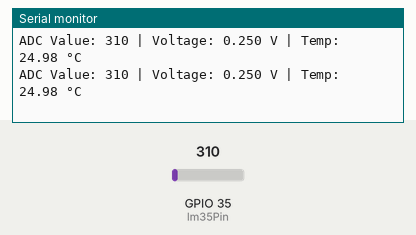
Bench run of a sketch on a simulated ESP32. Parts: the last lines printed to the serial monitor. Inputs (shaded band) come from the test bench; at power-on: GPIO 35 (lm35Pin) = 310.

Above: at 1.8 s.
1.9 s: GPIO 35 (lm35Pin) set to 372
At 2.8 s:
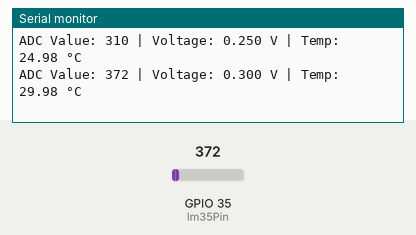
3.4 s: GPIO 35 (lm35Pin) set to 434
At 4.6 s:
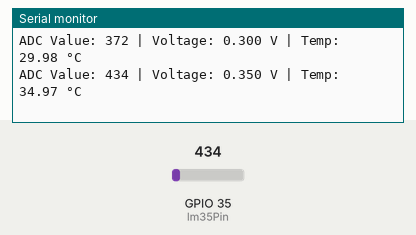
Timing chart, 0 to 6.4 s (numbered marks = the images above; inputs shaded):
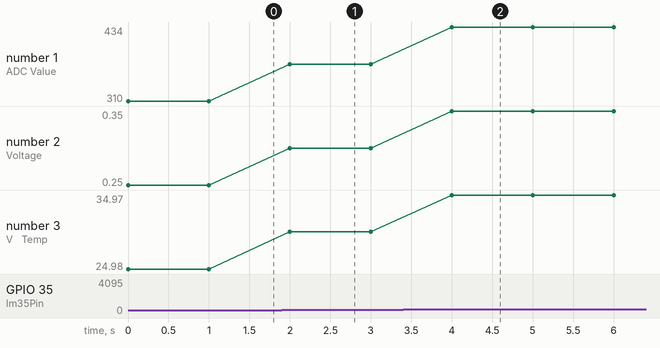

Measured:
- after the input at 1.9 s, the serial monitor: prints a new line after 0.10 s (image 1)
- after the input at 3.4 s, the serial monitor: prints a new line after 0.60 s (image 2)
- plotted number 1: 310 → 372 after the input at 1.9 s, 372 → 434 after the input at 3.4 s
- plotted number 2: 0.25 → 0.3 after the input at 1.9 s, 0.3 → 0.35 after the input at 3.4 s
- plotted number 3: 24.98 → 29.98 after the input at 1.9 s, 29.98 → 34.97 after the input at 3.4 s

The sketch:

LM_35_Temp_Sensor.ino
```cpp
// const int LM_PIN = 35;
// float LM_Val[5] = {0.00};
// int idx = 0;
// float BodyTemp;

// void setup() {
//   // put your setup code here, to run once:
//   Serial.begin(115200);
//   delay(2000);
//   setupLM35();
// }

// void loop() {
//   // put your main code here, to run repeatedly:
//   ReadBodyTemp();
//   delay(500);
// }

// void setupLM35(){
//   for(int i=0;i<5;i++){
//     float val = analogRead(LM_PIN) * (3.3/4095.0) * 100.0;
//     if(val==0)
//       i--;
//     else LM_Val[i] = val;
//   }
// }

// void ReadBodyTemp(){
//   float val = analogRead(LM_PIN) * (3.3/4095) * 100.0;
//   Serial.print("Reading: ");
//   Serial.print(val);

//   if(val!=0){
//     BodyTemp = (LM_Val[0] + LM_Val[1] + LM_Val[2] + LM_Val[3] + LM_Val[4] - LM_Val[idx] + val)/5.0;
//     LM_Val[idx] = val;
//     BodyTemp = BodyTemp * 0.3 + 30.5;

//     idx = (idx + 1)%5;
//   }

//   Serial.print(" Celsius | BodyTemp: ");
//   Serial.print(BodyTemp);
//   Serial.println(" Celsius");
// }

const int lm35Pin = 35; // Use a reliable ADC1 pin

void setup() {
  Serial.begin(115200);
}

void loop() {
  int adcValue = analogRead(lm35Pin);
  float voltage = adcValue * (3.3 / 4095.0);
  float temperatureC = voltage * 100.0;

  Serial.print("ADC Value: "); Serial.print(adcValue);
  Serial.print(" | Voltage: "); Serial.print(voltage, 3);
  Serial.print(" V | Temp: "); Serial.print(temperatureC, 2);
  Serial.println(" °C");

  delay(1000);
}
```
